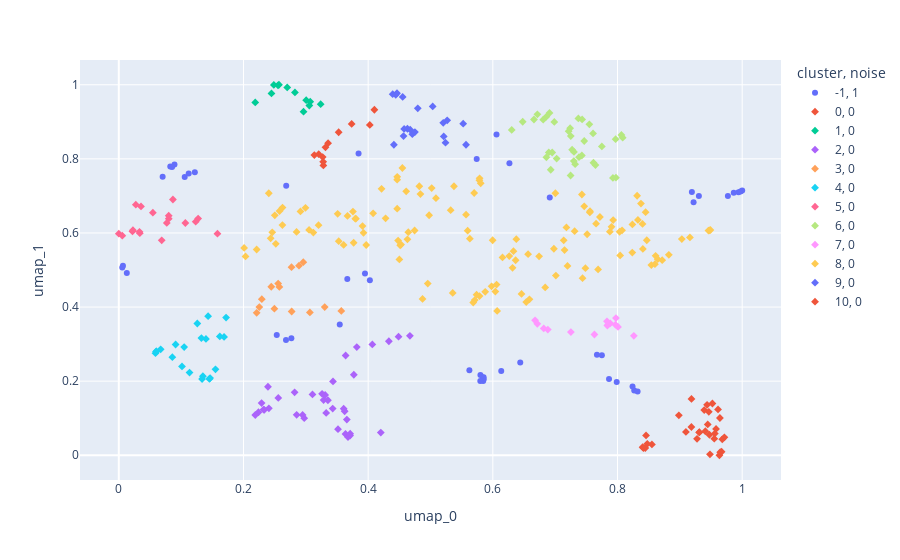

Write notebook code for a chart like this one.
### Code cell
clustering_kwargs = {    
    "min_cluster_size": 10, 
    "min_samples": 3, 
    "max_cluster_size": None, 
    "cluster_selection_epsilon": 0.05,
}

umap_kwargs = {
    "n_neighbors": 5,
    "min_dist": 0.1,
    "n_components": 2,
    "metric": "cosine",
}

df_umap, clustering = clustering_pipeline(
    df_embed,
    umap_kwargs,
    clustering_kwargs,
    random_state=123,
    df_data=df_data,
)

X_cluster = df_umap[[c for c in df_umap.columns if "umap_" in c]]

# Silhouette ↑
print(f" Silhouette ↑ = {silhouette_score(X_cluster, df_umap['cluster'])}")

# Entropy ↓
print(f" Entropy ↓ = {entropy(X_cluster.values)}")

# viz
df_umap["cluster"] = [str(elt) for elt in clustering.labels_]
df_umap["noise"] = [int(elt==-1) for elt in clustering.labels_]
fig = px.scatter(
    df_umap,
    x="umap_0",
    y="umap_1",
    hover_data=[
        "title",
        "ID",
    ],
    color="cluster",
    symbol="noise",
    # color_continuous_scale=px.colors.qualitative.D3,
    category_orders={"cluster": list(np.sort(pd.unique(clustering.labels_)).astype(str))},
)
fig.show()
